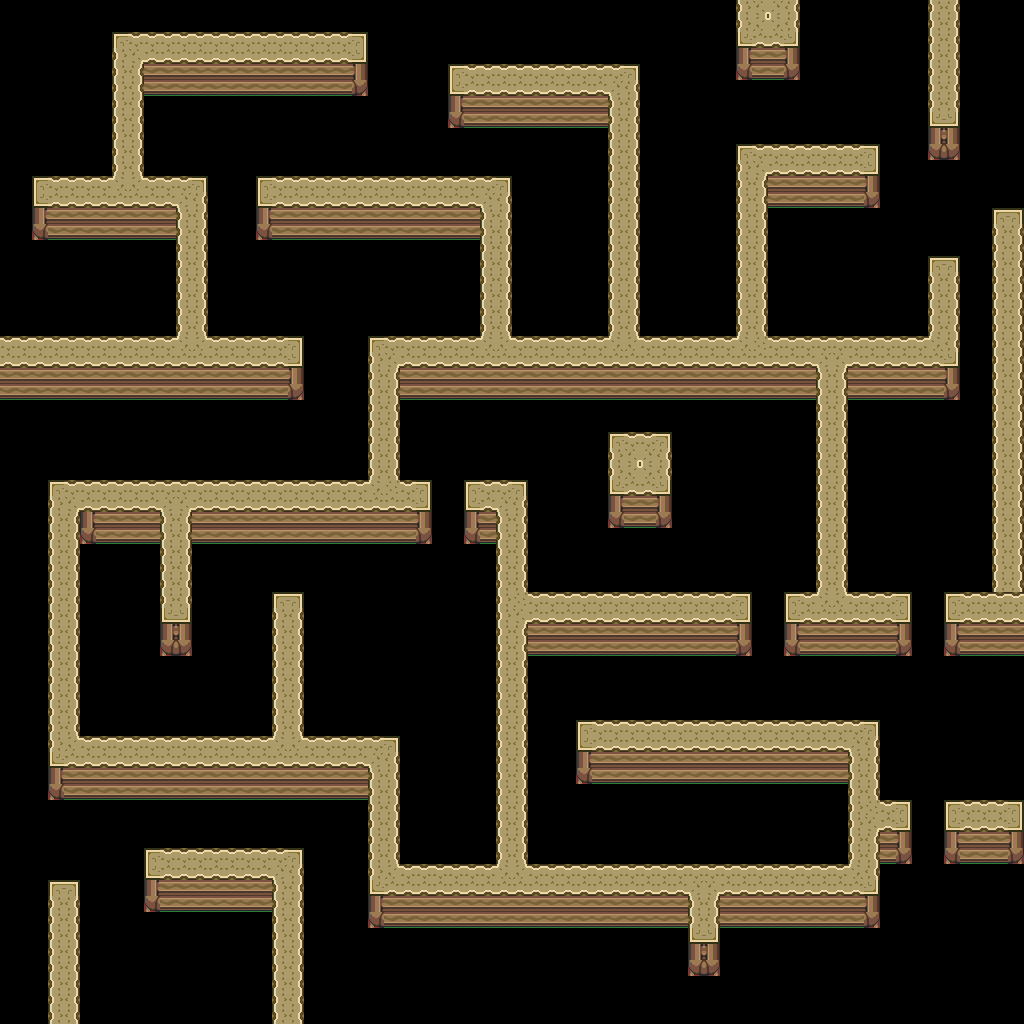

The image is a tile-based game level rendered from a .tmx file. Its description and source (layers, tilesets, objects; grid data summarised) follow:
An orthogonal 64x64 tile map with 16x16 px tiles, 1 tile layer (base), 1 hidden layer not drawn and 2 objects.

<map version="1.10" tiledversion="1.12.1" orientation="orthogonal" renderorder="right-down" width="64" height="64" tilewidth="16" tileheight="16" infinite="0" nextlayerid="3" nextobjectid="3">
 <tileset firstgid="1" source="../classiciphone_pics4.tsx" />
 <layer id="1" name="base" width="64" height="64">
  <data>[4096 cells, 1444 non-empty, 21 distinct tile ids]</data>
 </layer>
 <layer id="2" name="collision" width="64" height="64" visible="0">
  <properties><property name="collision" value="true" /></properties>
  <data>[4096 cells, 1444 non-empty, 1 distinct tile ids]</data>
 </layer>
 <objectgroup id="3" name="npcs">
  <object id="1" x="464.0" y="208.0" width="16" height="16">
   <properties>
    <property name="script" type="string">-- Auto-converted from GraalScript
-- join("level_nopause");</property>
   </properties>
  </object>
  <object id="2" x="464.0" y="272.0" width="16" height="16">
   <properties>
    <property name="script" type="string">-- Auto-converted from GraalScript
self.spawnpoint = {"gc_gc_01.nw",30.5,30}
-- join("gc_level_spawn");</property>
   </properties>
  </object>
 </objectgroup>
</map>
